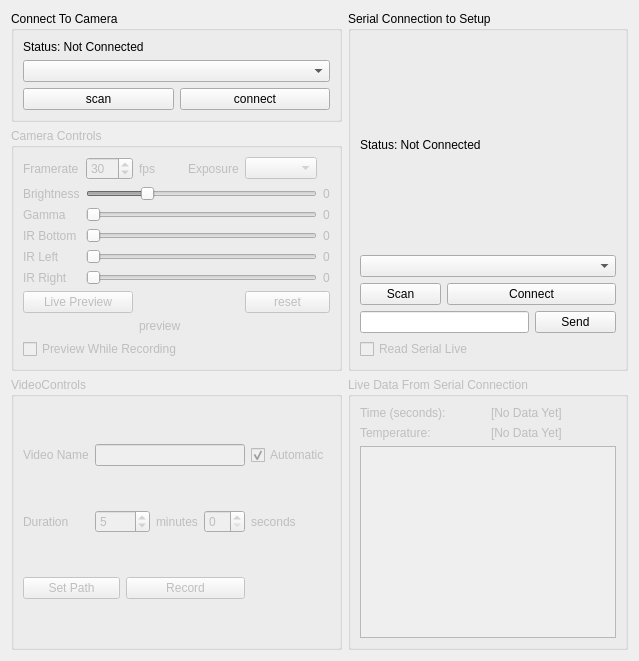
     <widget class="QWidget" name="tabConnections">
      <attribute name="title">
       <string>Camera and Serial Connection</string>
      </attribute>
      <layout class="QGridLayout" name="gridLayout_10">
       <item row="2" column="1" rowspan="2">
        <widget class="QGroupBox" name="groupBox_4">
         <property name="enabled">
          <bool>false</bool>
         </property>
         <property name="title">
          <string>Live Data From Serial Connection</string>
         </property>
         <layout class="QGridLayout" name="gridLayout_4">
          <item row="0" column="0">
           <widget class="QLabel" name="label_19">
            <property name="text">
             <string>Time (seconds):</string>
            </property>
           </widget>
          </item>
          <item row="0" column="1">
           <widget class="QLabel" name="labelSerialLiveIncoming">
            <property name="text">
             <string>[No Data Yet]</string>
            </property>
           </widget>
          </item>
          <item row="1" column="0">
           <widget class="QLabel" name="label_20">
            <property name="text">
             <string>Temperature:</string>
            </property>
           </widget>
          </item>
          <item row="1" column="1">
           <widget class="QLabel" name="labelSerialLiveTemperature">
            <property name="text">
             <string>[No Data Yet]</string>
            </property>
           </widget>
          </item>
          <item row="2" column="0" colspan="2">
           <widget class="PlotWidget" name="graphicsViewSerial"/>
          </item>
         </layout>
        </widget>
       </item>
       <item row="0" column="0">
        <widget class="QGroupBox" name="groupBoxCameraConnection">
         <property name="title">
          <string>Connect To Camera</string>
         </property>
         <layout class="QGridLayout" name="gridLayout_2">
          <item row="0" column="0" colspan="2">
           <widget class="QLabel" name="labelCameraConnectionStatus">
            <property name="text">
             <string>Status: Not Connected</string>
            </property>
           </widget>
          </item>
          <item row="1" column="0" colspan="2">
           <widget class="QComboBox" name="comboBoxConnectedCameras"/>
          </item>
          <item row="2" column="0">
           <widget class="QPushButton" name="buttonScanForCameras">
            <property name="text">
             <string>scan</string>
            </property>
           </widget>
          </item>
          <item row="2" column="1">
           <widget class="QPushButton" name="buttonCameraConnectDisconnect">
            <property name="text">
             <string>connect</string>
            </property>
           </widget>
          </item>
         </layout>
        </widget>
       </item>
       <item row="0" column="1" rowspan="2">
        <widget class="QGroupBox" name="serialControlsGroup">
         <property name="title">
          <string>Serial Connection to Setup</string>
         </property>
         <layout class="QGridLayout" name="gridLayout_5">
          <item row="2" column="1" colspan="2">
           <widget class="QPushButton" name="buttonSerialConnect">
            <property name="text">
             <string>Connect</string>
            </property>
           </widget>
          </item>
          <item row="0" column="0" colspan="3">
           <widget class="QLabel" name="labelSerialConnected">
            <property name="layoutDirection">
             <enum>Qt::LeftToRight</enum>
            </property>
            <property name="text">
             <string>Status: Not Connected</string>
            </property>
           </widget>
          </item>
          <item row="3" column="0" colspan="2">
           <widget class="QLineEdit" name="lineeditWriteToSerial">
            <property name="toolTip">
             <string>&lt;html&gt;&lt;head/&gt;&lt;body&gt;&lt;p&gt;Write to the Controller:&lt;br/&gt;White light on: &amp;quot;wS&amp;quot;&lt;br/&gt;White light off: &amp;quot;wC&amp;quot;&lt;/p&gt;&lt;p&gt;For LEDs: &amp;quot;n&amp;quot;+ nine digits setting RGB values&lt;br/&gt;example: &amp;quot;n000255000&amp;quot; set green leds on.&lt;br/&gt;LEDs off: &amp;quot;nC&amp;quot;&lt;/p&gt;&lt;p&gt;set IR light: &amp;quot;i&amp;quot;+three digits&lt;br/&gt;example: &amp;quot;i255&amp;quot; sets IR to full power.&lt;/p&gt;&lt;/body&gt;&lt;/html&gt;</string>
            </property>
           </widget>
          </item>
          <item row="2" column="0">
           <widget class="QPushButton" name="buttonSerialScan">
            <property name="text">
             <string>Scan</string>
            </property>
           </widget>
          </item>
          <item row="3" column="2">
           <widget class="QPushButton" name="buttonWriteToSerial">
            <property name="text">
             <string>Send</string>
            </property>
           </widget>
          </item>
          <item row="1" column="0" colspan="3">
           <widget class="QComboBox" name="comboboxSerialAvailable"/>
          </item>
          <item row="4" column="0" colspan="3">
           <widget class="QCheckBox" name="checkBoxReadSerialLive">
            <property name="enabled">
             <bool>false</bool>
            </property>
            <property name="text">
             <string>Read Serial Live</string>
            </property>
           </widget>
          </item>
         </layout>
        </widget>
       </item>
       <item row="1" column="0">
        <widget class="QGroupBox" name="groupBoxCameraControls">
         <property name="enabled">
          <bool>false</bool>
         </property>
         <property name="title">
          <string>Camera Controls</string>
         </property>
         <layout class="QGridLayout" name="gridLayout_9">
          <item row="0" column="0">
           <widget class="QLabel" name="label_5">
            <property name="text">
             <string>Framerate</string>
            </property>
           </widget>
          </item>
          <item row="0" column="1">
           <widget class="QSpinBox" name="spinBoxFramerate">
            <property name="autoFillBackground">
             <bool>true</bool>
            </property>
            <property name="keyboardTracking">
             <bool>false</bool>
            </property>
            <property name="minimum">
             <number>1</number>
            </property>
            <property name="maximum">
             <number>200</number>
            </property>
            <property name="value">
             <number>30</number>
            </property>
           </widget>
          </item>
          <item row="0" column="2">
           <widget class="QLabel" name="label_6">
            <property name="text">
             <string>fps</string>
            </property>
           </widget>
          </item>
          <item row="0" column="3">
           <widget class="QLabel" name="label_9">
            <property name="text">
             <string>Exposure</string>
            </property>
           </widget>
          </item>
          <item row="0" column="4">
           <widget class="QComboBox" name="comboboxCameraExposure"/>
          </item>
          <item row="1" column="0">
           <layout class="QVBoxLayout" name="verticalLayout_2">
            <item>
             <widget class="QLabel" name="label_7">
              <property name="text">
               <string>Brightness</string>
              </property>
             </widget>
            </item>
            <item>
             <widget class="QLabel" name="label_8">
              <property name="text">
               <string>Gamma</string>
              </property>
             </widget>
            </item>
            <item>
             <widget class="QLabel" name="label_21">
              <property name="text">
               <string>IR Bottom</string>
              </property>
             </widget>
            </item>
            <item>
             <widget class="QLabel" name="label_12">
              <property name="text">
               <string>IR Left</string>
              </property>
             </widget>
            </item>
            <item>
             <widget class="QLabel" name="label_27">
              <property name="text">
               <string>IR Right</string>
              </property>
             </widget>
            </item>
           </layout>
          </item>
          <item row="1" column="1" colspan="4">
           <layout class="QVBoxLayout" name="verticalLayout">
            <item>
             <widget class="QSlider" name="sliderCameraBrightness">
              <property name="minimum">
               <number>-10</number>
              </property>
              <property name="maximum">
               <number>30</number>
              </property>
              <property name="value">
               <number>0</number>
              </property>
              <property name="orientation">
               <enum>Qt::Horizontal</enum>
              </property>
             </widget>
            </item>
            <item>
             <widget class="QSlider" name="sliderCameraGamma">
              <property name="toolTip">
               <string>&lt;html&gt;&lt;head/&gt;&lt;body&gt;&lt;p&gt;Gamma calculations will not be performed for framerates higher than 50fps.&lt;/p&gt;&lt;p&gt;&lt;br/&gt;&lt;/p&gt;&lt;/body&gt;&lt;/html&gt;</string>
              </property>
              <property name="maximum">
               <number>500</number>
              </property>
              <property name="pageStep">
               <number>10</number>
              </property>
              <property name="orientation">
               <enum>Qt::Horizontal</enum>
              </property>
              <property name="tickPosition">
               <enum>QSlider::NoTicks</enum>
              </property>
             </widget>
            </item>
            <item>
             <widget class="QSlider" name="sliderIRBottom">
              <property name="enabled">
               <bool>false</bool>
              </property>
              <property name="maximum">
               <number>100</number>
              </property>
              <property name="orientation">
               <enum>Qt::Horizontal</enum>
              </property>
             </widget>
            </item>
            <item>
             <widget class="QSlider" name="sliderIRLeft">
              <property name="orientation">
               <enum>Qt::Horizontal</enum>
              </property>
             </widget>
            </item>
            <item>
             <widget class="QSlider" name="sliderIRRight">
              <property name="orientation">
               <enum>Qt::Horizontal</enum>
              </property>
             </widget>
            </item>
           </layout>
          </item>
          <item row="1" column="5">
           <layout class="QVBoxLayout" name="verticalLayout_4">
            <item>
             <widget class="QLabel" name="labelCameraBrighness">
              <property name="text">
               <string>0</string>
              </property>
             </widget>
            </item>
            <item>
             <widget class="QLabel" name="labelCameraGamma">
              <property name="text">
               <string>0</string>
              </property>
             </widget>
            </item>
            <item>
             <widget class="QLabel" name="label_22">
              <property name="text">
               <string>0</string>
              </property>
             </widget>
            </item>
            <item>
             <widget class="QLabel" name="label_28">
              <property name="text">
               <string>0</string>
              </property>
             </widget>
            </item>
            <item>
             <widget class="QLabel" name="label_29">
              <property name="text">
               <string>0</string>
              </property>
             </widget>
            </item>
           </layout>
          </item>
          <item row="2" column="0" colspan="2">
           <widget class="QPushButton" name="buttonCameraPreview">
            <property name="text">
             <string>Live Preview</string>
            </property>
            <property name="checkable">
             <bool>true</bool>
            </property>
           </widget>
          </item>
          <item row="2" column="4" colspan="2">
           <widget class="QPushButton" name="buttonCameraResetProperties">
            <property name="text">
             <string>reset</string>
            </property>
           </widget>
          </item>
          <item row="3" column="2" colspan="2">
           <widget class="QLabel" name="labelPreview">
            <property name="text">
             <string>preview</string>
            </property>
           </widget>
          </item>
          <item row="4" column="0" colspan="3">
           <widget class="QCheckBox" name="checkBoxPreviewWhileRecording">
            <property name="toolTip">
             <string>&lt;html&gt;&lt;head/&gt;&lt;body&gt;&lt;p&gt;Check this box to show the camerafeed during recordings. Recommended to uncheck when multiple recordings are being acquired.&lt;/p&gt;&lt;p&gt;&lt;br/&gt;&lt;/p&gt;&lt;/body&gt;&lt;/html&gt;</string>
            </property>
            <property name="text">
             <string>Preview While Recording</string>
            </property>
           </widget>
          </item>
         </layout>
        </widget>
       </item>
       <item row="2" column="0" rowspan="2">
        <widget class="QGroupBox" name="groupBoxVideoControls">
         <property name="enabled">
          <bool>false</bool>
         </property>
         <property name="title">
          <string>VideoControls</string>
         </property>
         <layout class="QGridLayout" name="gridLayout_3">
          <item row="0" column="0">
           <widget class="QLabel" name="labelVideoName">
            <property name="text">
             <string>Video Name</string>
            </property>
           </widget>
          </item>
          <item row="0" column="1" colspan="4">
           <widget class="QLineEdit" name="lineeditVideoName">
            <property name="enabled">
             <bool>false</bool>
            </property>
           </widget>
          </item>
          <item row="0" column="5">
           <widget class="QCheckBox" name="checkboxAutoNaming">
            <property name="text">
             <string>Automatic</string>
            </property>
            <property name="checked">
             <bool>true</bool>
            </property>
           </widget>
          </item>
          <item row="1" column="0">
           <widget class="QLabel" name="label_2">
            <property name="text">
             <string>Duration</string>
            </property>
           </widget>
          </item>
          <item row="1" column="1" colspan="2">
           <widget class="QSpinBox" name="spinBoxVideoTimeMinutes">
            <property name="value">
             <number>5</number>
            </property>
           </widget>
          </item>
          <item row="1" column="3">
           <widget class="QLabel" name="label_3">
            <property name="text">
             <string>minutes</string>
            </property>
           </widget>
          </item>
          <item row="1" column="4">
           <widget class="QSpinBox" name="spinBoxVideoTimeSeconds"/>
          </item>
          <item row="1" column="5">
           <widget class="QLabel" name="label_4">
            <property name="text">
             <string>seconds</string>
            </property>
           </widget>
          </item>
          <item row="2" column="0" colspan="2">
           <widget class="QPushButton" name="buttonSetPath">
            <property name="text">
             <string>Set Path</string>
            </property>
           </widget>
          </item>
          <item row="2" column="2" colspan="3">
           <widget class="QPushButton" name="buttonRecordVideo">
            <property name="text">
             <string>Record</string>
            </property>
            <property name="checkable">
             <bool>true</bool>
            </property>
           </widget>
          </item>
         </layout>
        </widget>
       </item>
      </layout>
     </widget>
